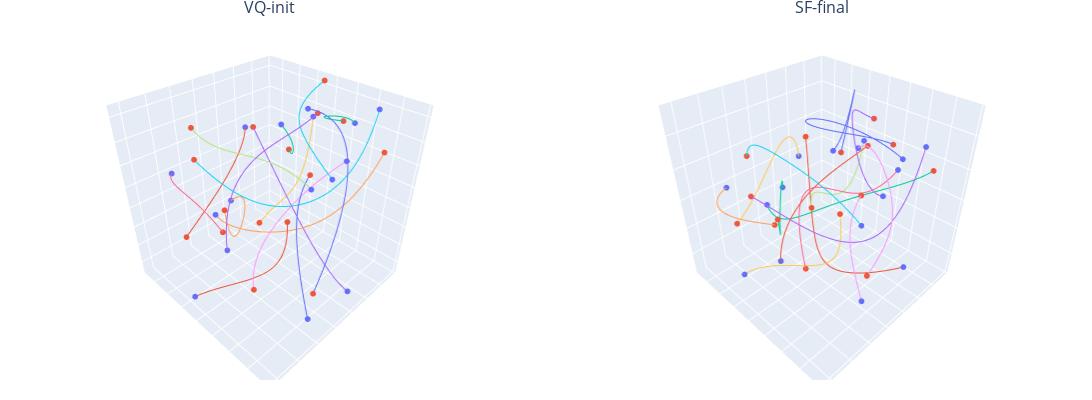

Source (notebook cell):
### Code cell
idx = 42
print(idx)

x_traj_init, y_traj_init, z_traj_init = c_pred.reshape(-1, 3, num_agent, 11)[idx] @ diff_opt.P.mT

x_traj = primal_sol_x.reshape(-1, num_agent, 11)[idx] @ diff_opt.P.mT
y_traj = primal_sol_y.reshape(-1, num_agent, 11)[idx] @ diff_opt.P.mT
z_traj = primal_sol_z.reshape(-1, num_agent, 11)[idx] @ diff_opt.P.mT

multiviz_trajs(
    th.stack([x_traj_init, x_traj], dim=0).cpu().detach().numpy(), 
    th.stack([y_traj_init, y_traj], dim=0).cpu().detach().numpy(), 
    th.stack([z_traj_init, z_traj], dim=0).cpu().detach().numpy(), 
    nrows=1, ncols=2, num_agents=num_agent, height=400, width=1300, titles=["VQ-init", "SF-final"]
)
